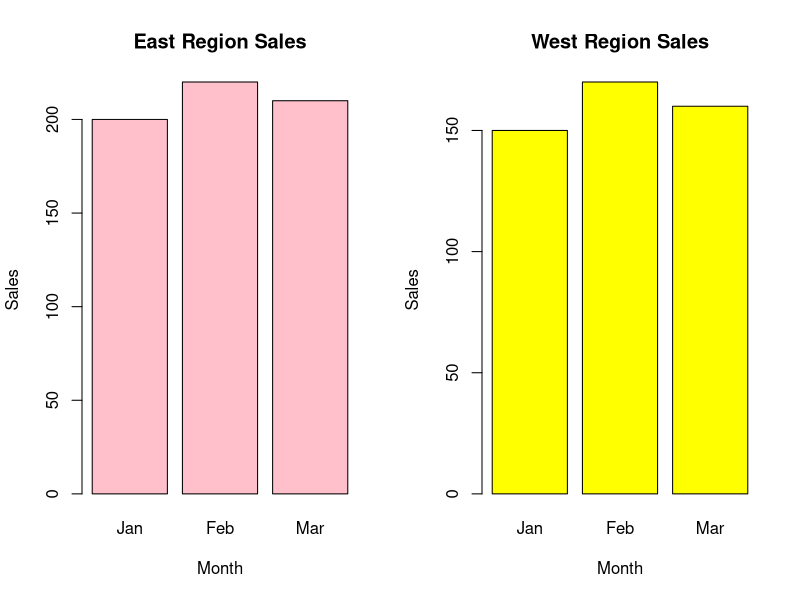

Generate this figure with R:
Sales_data <- data.frame(
  Month = c("Jan", "Jan", "Feb", "Feb", "Mar", "Mar"),
  Region = c("East", "West", "East", "West", "East", "West"),
  Sales = c(200, 150, 220, 170, 210, 160)
)
par(mfrow = c(1, 2))  
east_sales <- Sales_data[Sales_data$Region == "East", ]
barplot(east_sales$Sales, names.arg = east_sales$Month, 
        main = "East Region Sales", xlab = "Month", ylab = "Sales", col = "pink")
west_sales <- Sales_data[Sales_data$Region == "West", ]
barplot(west_sales$Sales, names.arg = west_sales$Month, 
        main = "West Region Sales", xlab = "Month", ylab = "Sales", col = "yellow")
